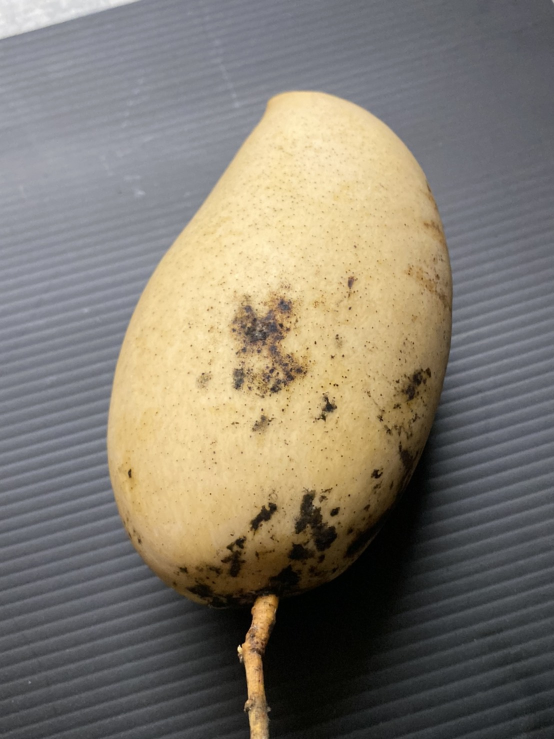
#> input picture datasets/mangoes/mangoes2.jpg, 1108 x 1478 px (shown at 1/2 size)
$ jupyter execute ex1-01-cleaning-up-mangoes.ipynb
#> lines starting #> are read from the running program, lines starting #| are printed output that depends on the picture; after the words box and inside, x2 and y2 are one past the last pixel; in counts of white or black regions, pixels touching at a corner belong together
[cell 1]
#cleaning up mangos and save

import cv2
import numpy as np

img = cv2.imread('../datasets/mangoes/mangoes2.jpg') #read images
#> img is the input picture: shape (1478, 1108, 3); mean B, G, R 110.3, 122.2, 128.9
img_resize = cv2.resize(img,None,fx=0.3,fy=0.3,interpolation=cv2.INTER_LINEAR) #resize
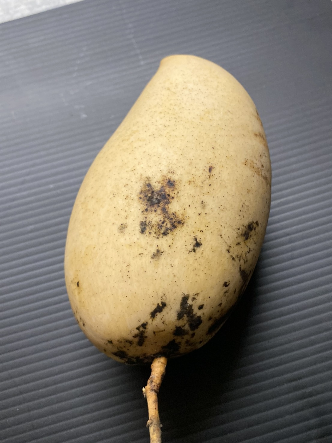
#> img_resize: shape (443, 332, 3); mean B, G, R 110.3, 122.2, 129

img_hsv = cv2.cvtColor(img_resize, cv2.COLOR_BGR2HSV) #hsv
#> img_hsv: shape (443, 332, 3); mean H, S, V 75.6, 53.8, 134.4

lb = np.array([0, 0, 0])
ub = np.array([90, 255, 255])
mask = cv2.inRange(img_hsv, lb, ub)
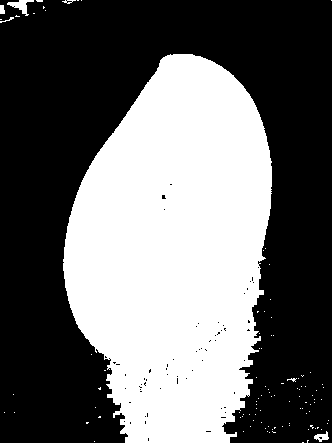
#> mask: shape (443, 332); 41.4% white; 102 white regions (96 under 20 px), largest, box (x1, y1, x2, y2) and area: (63, 54, 272, 443) 60433, (7, 0, 34, 16) 173, (314, 431, 329, 442) 85, (0, 5, 5, 14) 40, (62, 0, 76, 4) 26, (0, 17, 14, 23) 24
img_mask = cv2.bitwise_and(img_resize, img_resize, mask=mask) #mask
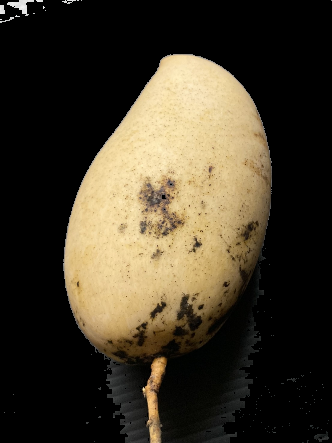
#> img_mask: shape (443, 332, 3); mean B, G, R 41.7, 57.6, 65.7

img_gry = cv2.cvtColor(img_mask,cv2.COLOR_BGR2GRAY) #gray
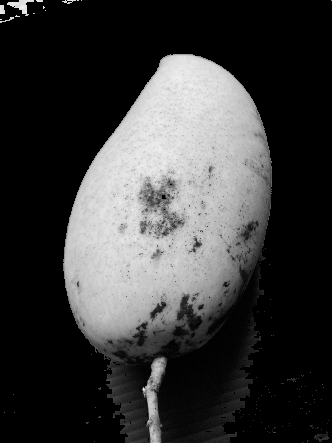
#> img_gry: shape (443, 332); min 0, max 243, mean 58.2

img_blr = cv2.blur(img_gry,(5,5)) #blur
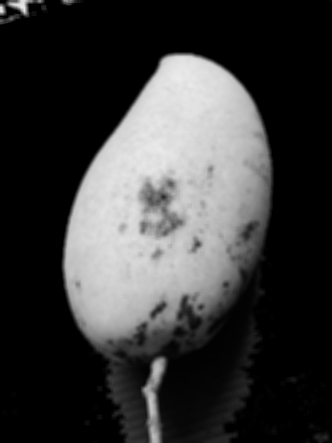
#> img_blr: shape (443, 332); min 0, max 236, mean 58.2

img_th = cv2.adaptiveThreshold(img_blr, 255, cv2.ADAPTIVE_THRESH_GAUSSIAN_C, cv2.THRESH_BINARY_INV,3, 2) #theshold
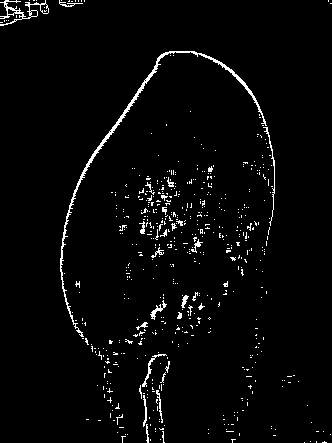
#> img_th: shape (443, 332); 2.8% white in thin lines or dots

ksize = (2,2)
kernel = np.ones(ksize, np.uint8)
img_opn = cv2.morphologyEx(img_th, cv2.MORPH_OPEN, kernel) #morphology
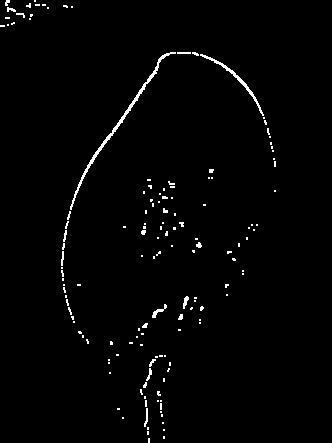
#> img_opn: shape (443, 332); 1.6% white in thin lines or dots, all inside (x1, y1, x2, y2) = (0, 0, 276, 443)

cv2.imshow('origin',img_resize)
cv2.imshow('hsv',img_hsv)
cv2.imshow('mask',img_mask)
cv2.imshow('gray', img_gry)
cv2.imshow('blur', img_blr)
cv2.imshow('thr', img_th)
cv2.imshow('opn', img_opn)
cv2.waitKey(0)
cv2.destroyAllWindows()

$ run again, with datasets/mangoes/mangoes0.jpg copied over datasets/mangoes/mangoes2.jpg
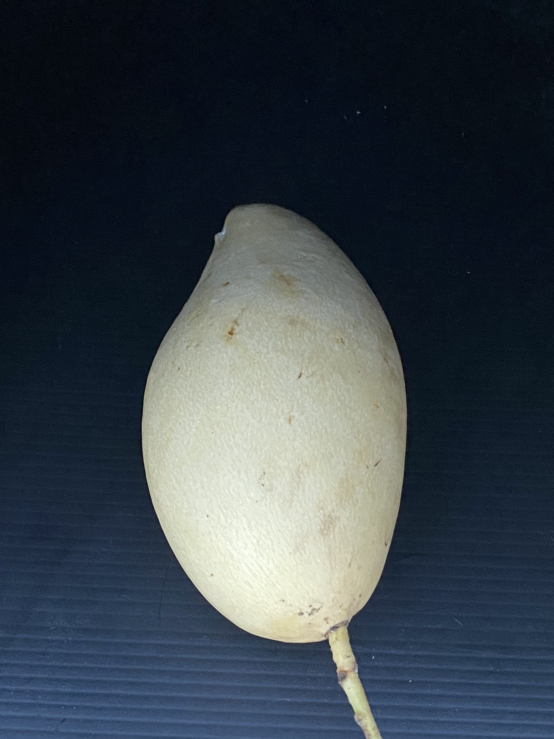
#> input picture datasets/mangoes/mangoes0.jpg, 1108 x 1478 px (shown at 1/2 size)
#> img is the input picture: shape (1478, 1108, 3); mean B, G, R 74, 66, 56.7
#> img_hsv: shape (443, 332, 3); mean H, S, V 91.6, 128.6, 77.9
#> `mask = cv2.inRange(img_hsv, lb, ub)`:
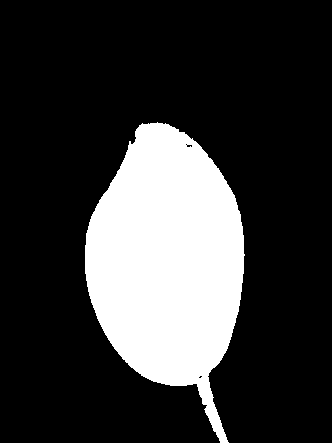
#> mask: shape (443, 332); 22% white; 1 white region, box (x1, y1, x2, y2) and area: (85, 122, 245, 443) 32343
#> img_th: shape (443, 332); 1.2% white in thin lines or dots, all inside (x1, y1, x2, y2) = (82, 120, 247, 443)
#> `img_opn = cv2.morphologyEx(img_th, cv2.MORPH_OPEN, kernel)`:
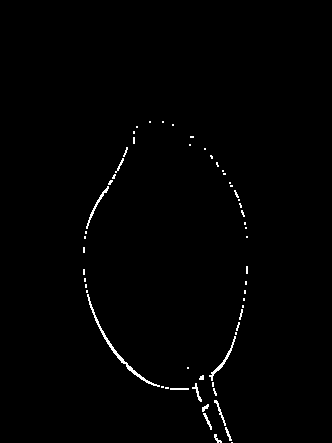
#> img_opn: shape (443, 332); 0.9% white in thin lines or dots, all inside (x1, y1, x2, y2) = (83, 121, 248, 443)

$ run again, with datasets/mangoes/mangoes1.jpg copied over datasets/mangoes/mangoes2.jpg
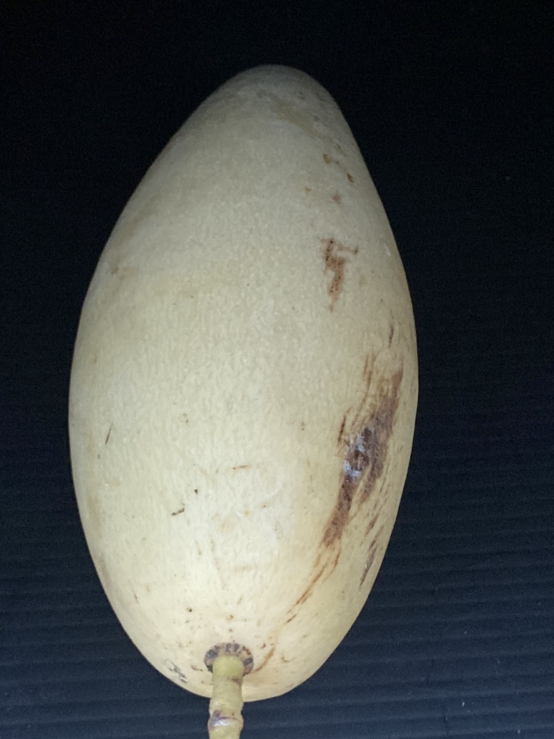
#> input picture datasets/mangoes/mangoes1.jpg, 1108 x 1478 px (shown at 1/2 size)
#> img is the input picture: shape (1478, 1108, 3); mean B, G, R 80.9, 84.1, 81.2
#> img_hsv: shape (443, 332, 3); mean H, S, V 74.9, 96.7, 90.7
#> `mask = cv2.inRange(img_hsv, lb, ub)`:
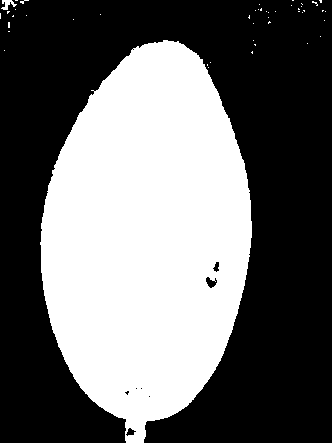
#> mask: shape (443, 332); 41.8% white; 46 white regions (44 under 20 px), largest, box (x1, y1, x2, y2) and area: (40, 40, 252, 443) 61255, (1, 0, 17, 10) 80
#> img_th: shape (443, 332); 1.8% white in thin lines or dots, all inside (x1, y1, x2, y2) = (38, 37, 254, 443)
#> `img_opn = cv2.morphologyEx(img_th, cv2.MORPH_OPEN, kernel)`:
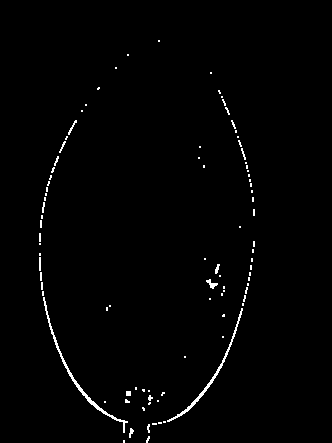
#> img_opn: shape (443, 332); 1.2% white in thin lines or dots, all inside (x1, y1, x2, y2) = (39, 40, 255, 443)

$ run again, with datasets/mangoes/mangoes3.jpg copied over datasets/mangoes/mangoes2.jpg
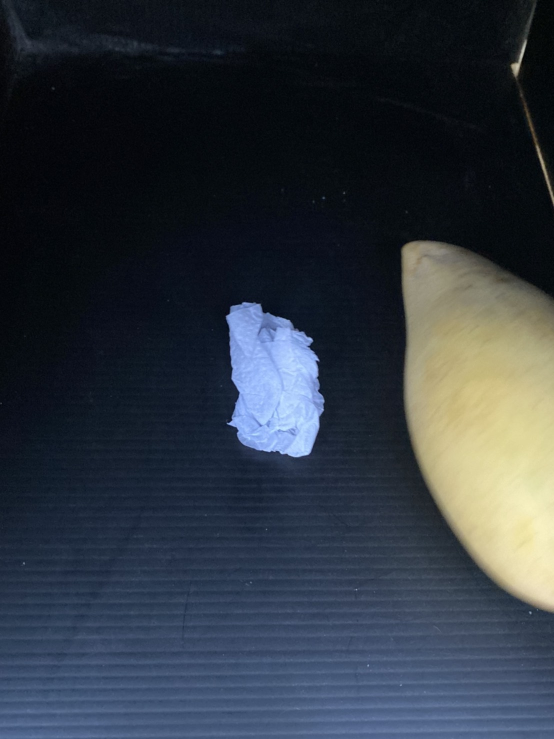
#> input picture datasets/mangoes/mangoes3.jpg, 1108 x 1478 px (shown at 1/2 size)
#> img is the input picture: shape (1478, 1108, 3); mean B, G, R 64.4, 55.2, 47.7
#> img_hsv: shape (443, 332, 3); mean H, S, V 98.8, 122, 69.6
#> mask: shape (443, 332); 11.4% white; 40 white regions (38 under 20 px), largest, box (x1, y1, x2, y2) and area: (240, 143, 332, 368) 15787, (304, 0, 332, 123) 831
#> img_th: shape (443, 332); 0.67% white in thin lines or dots, all inside (x1, y1, x2, y2) = (237, 0, 332, 370)
#> `img_opn = cv2.morphologyEx(img_th, cv2.MORPH_OPEN, kernel)`:
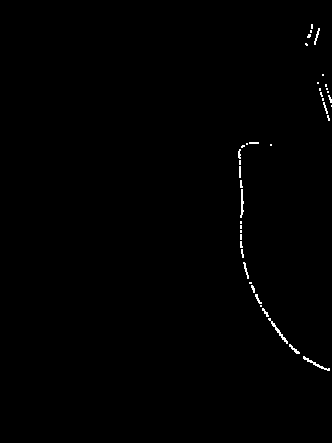
#> img_opn: shape (443, 332); 0.49% white in thin lines or dots, all inside (x1, y1, x2, y2) = (238, 24, 332, 371)
